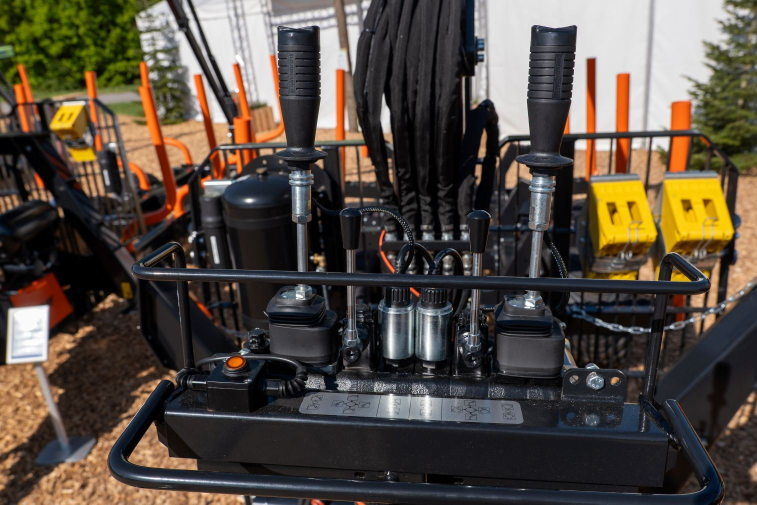
#> input picture generator/assets/acc/01_valves.jpg, 1514 x 1009 px (shown at 1/2 size)
$ python -i raster.py   (imports and definitions only)
#> lines starting #> are read from the running program, lines starting #| are printed output that depends on the picture
# Raster helpers of the KP_2_v3 engine: photo grading, page backgrounds, manufacturer drawings,
# cut-outs. Ported from the user's d5.py / kp_v3_set.py / decal.py; pixel loops are vectorised with
# numpy but give the same pixels.
import io, math, os
import numpy as np
from PIL import Image, ImageDraw, ImageFont, ImageFilter, ImageOps, ImageEnhance, ImageChops

HERE = os.path.dirname(os.path.abspath(__file__))
ASSETS = os.path.normpath(os.path.join(HERE, '..', 'assets'))
W, H = 8.27, 11.69          # A4 portrait, inches
DPI = 200
def _font_bold():
    for f in (os.environ.get('KPGEN_FONT_BOLD'), '/usr/share/fonts/truetype/liberation/LiberationSans-Bold.ttf',
              os.path.join(ASSETS, 'fonts', 'LiberationSans-Bold.ttf'), r'C:\Windows\Fonts\arialbd.ttf'):
        if f and os.path.isfile(f): return f
    return 'arialbd.ttf'


FONT_B = _font_bold()

INK = '0B0D10'
WHITE = 'F4F4F2'
OR = 'F2530A'
CARD = (23, 27, 33)         # #171B21, the template's tile fill

# Colour treatment of the generated rasters per KP style: 'dark' (KP_2_v3) or the light designs.
THEMES = {
    'dark': dict(name='dark', ink=INK, bg_top=None, grid=(255, 255, 255), grid_a=(9, 40), scan=True,
                 hero=dict(sat=0.7, bright=0.85, warm=0.05), side=dict(sat=0.75, bright=0.9), glow=1.0,
                 steel='light', line=(196, 202, 210), outline=WHITE, card=CARD, cut_glow=1.0, tone=0.15),
    'light': dict(name='light', ink='E6E9EC', bg_top=(245, 246, 248), grid=(30, 35, 40), grid_a=(8, 38), scan=False,
                  hero=dict(sat=0.95, bright=1.0, warm=0.0, contrast=1.05), side=dict(sat=0.95, bright=1.0, warm=0.0, contrast=1.05),
                  glow=0.0, steel='dark', line=(70, 76, 84), outline='1E2228', card=(255, 255, 255), cut_glow=0.0, tone=0.03),
}
THEME = THEMES['dark']


def set_theme(name):
    global THEME
    THEME = THEMES[name]


def asset(path):
    return os.path.join(ASSETS, path)


# [5 lines left out: function asset_ok, not called in this run]


def px(v): return int(round(v * DPI))
def hexrgb(h): return tuple(int(h[i:i + 2], 16) for i in (0, 2, 4))


def png(im):
    b = io.BytesIO(); im.save(b, 'PNG', optimize=True); return b.getvalue()


def jpg(im):
    b = io.BytesIO(); im.convert('RGB').save(b, 'JPEG', quality=86); return b.getvalue()


# ---------------------------------------------------------------- photo grading (d5.py)
def cover(path, w, h, fx=0.5, fy=0.5):
    """Crop the photo to fill a w x h inch box (focus point fx, fy) at DPI."""
    im = Image.open(asset(path)).convert('RGB')
    tw, th = px(w), px(h)
    r = max(tw / im.width, th / im.height)
    cw, ch = round(tw / r), round(th / r)
    x = int((im.width - cw) * fx); y = int((im.height - ch) * fy)
    return im.crop((x, y, x + cw, y + ch)).resize((tw, th), Image.LANCZOS)


def grade(im, sat=0.55, bright=0.78, contrast=1.18, warm=0.10):
    im = ImageEnhance.Color(im).enhance(sat)
    im = ImageEnhance.Contrast(im).enhance(contrast)
    im = ImageEnhance.Brightness(im).enhance(bright)
    g = ImageOps.grayscale(im)   # split-tone: shadows toward ink-blue, highlights toward orange
    tone = ImageOps.colorize(g, black=(8, 12, 18), white=(255, 196, 150), mid=(120, 100, 90))
    return Image.blend(im, tone, warm + THEME['tone'])


def scan(im, step=4, a=18):
    ov = Image.new('RGBA', im.size, (0, 0, 0, 0)); d = ImageDraw.Draw(ov)
    for y in range(0, im.height, step): d.line([(0, y), (im.width, y)], fill=(0, 0, 0, a))
    return Image.alpha_composite(im.convert('RGBA'), ov)


def fade(im, edges):
    """edges: dict side -> fraction; fades to transparent toward that side."""
    im = im.convert('RGBA'); w, h = im.size
    m = Image.new('L', im.size, 255); d = ImageDraw.Draw(m)
    for side, f in edges.items():
        n = int((w if side in 'lr' else h) * f)
        for i in range(n):
            a = int(255 * (i / n) ** 1.6)
            if side == 'b': d.line([(0, h - 1 - i), (w, h - 1 - i)], fill=a)
            if side == 't': d.line([(0, i), (w, i)], fill=a)
            if side == 'l': d.line([(i, 0), (i, h)], fill=a)
            if side == 'r': d.line([(w - 1 - i, 0), (w - 1 - i, h)], fill=a)
    im.putalpha(ImageChops.multiply(im.getchannel('A'), m)); return im


# [5 lines left out: function glow, not called in this run]


def bg_page(layers=(), grid=True, gy0=0.0):
    """Full-page background: ink, HUD grid from gy0 down, then the layers. Returns JPEG bytes."""
    T = THEME
    im = Image.new('RGBA', (px(W), px(H)), hexrgb(T['ink']) + (255,))
    if T['bg_top']:   # light designs: soft vertical gradient instead of the flat ink
        d = ImageDraw.Draw(im); top, bot = T['bg_top'], hexrgb(T['ink'])
        for y in range(im.height):
            t = y / im.height; d.line([(0, y), (im.width, y)], fill=tuple(int(top[i] + (bot[i] - top[i]) * t) for i in range(3)) + (255,))
    if grid:
        g = Image.new('RGBA', im.size, (0, 0, 0, 0)); d = ImageDraw.Draw(g)
        s = px(0.25); gc = T['grid']; a1, a2 = T['grid_a']
        for x in range(0, im.width, s): d.line([(x, px(gy0)), (x, im.height)], fill=gc + (a1,))
        for y in range(px(gy0), im.height, s): d.line([(0, y), (im.width, y)], fill=gc + (a1,))
        for x in range(0, im.width, s * 4):
            for y in range(px(gy0), im.height, s * 4):
                d.line([(x - 6, y), (x + 6, y)], fill=gc + (a2,)); d.line([(x, y - 6), (x, y + 6)], fill=gc + (a2,))
        im = Image.alpha_composite(im, g)
    for lay, (x, y) in layers:
        lay = lay.convert('RGBA')
        tmp = Image.new('RGBA', im.size, (0, 0, 0, 0)); tmp.paste(lay, (px(x), px(y))); im = Image.alpha_composite(im, tmp)
    return jpg(im)


# [7 lines left out: function outline_text, not called in this run]


# ---------------------------------------------------------------- page backgrounds (kp_v3_set.py)
def _scan(im): return scan(im) if THEME['scan'] else im.convert('RGBA')


def _glow(*a, a_=120):
    return glow(*a, a=int(a_ * THEME['glow']))


# [17 lines left out: functions cover_bg, side_bg, end_bg, not called in this run]


def underlay(path, opacity=0.18, fx=0.5, fy=0.5):
    """Admin underlay photo on the style's generic page background (no template background at hand)."""
    return underlay_on(None, path, opacity, fx, fy)


def styled_photo(path, w, h, fx=0.5, fy=0.5):
    """A photo treated like the style's own page photos: graded (split tone), scan lines on dark pages, soft edges."""
    ph = grade(cover(path, w, h, fx=fx, fy=fy), **THEME['side'])
    ph = _scan(ph)
    return fade(ph, {'t': 0.10, 'b': 0.22, 'l': 0.06, 'r': 0.06})


def underlay_on(base, path, opacity=0.18, fx=0.5, fy=0.5):
    """Admin underlay photo for any page: the photo treated by the style, blended at opacity into the page's own
    background picture (base: image bytes of the template background; None = the style's generic page)."""
    ph = styled_photo(path, W, H, fx, fy)
#> in cover, im is the input picture: PIL image 1514x1009 RGB; mean R, G, B 84.2, 74.9, 65.2
#> in grade, `g = ImageOps.grayscale(im)`:
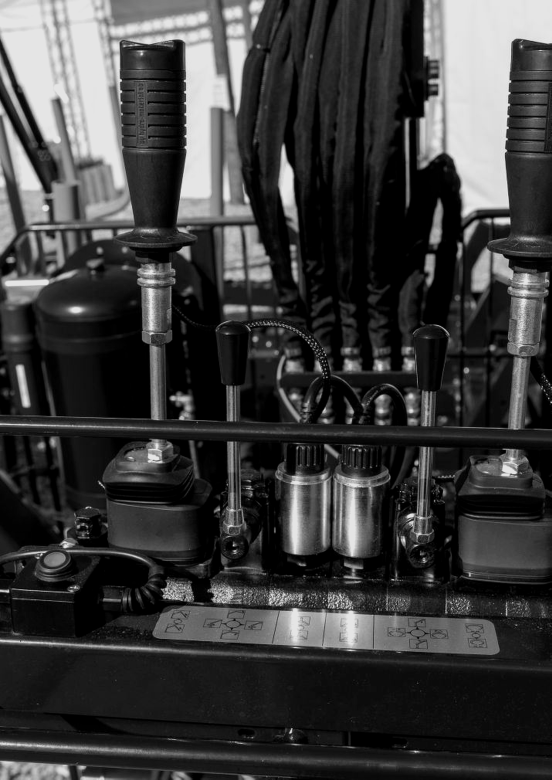
#> g: PIL image 1654x2338 L (shown at 1/3 size); min 0, max 229, mean 60.1
#> in grade, `tone = ImageOps.colorize(g, black=(8, 12, 18), white=(255, 196, 150), ..`:
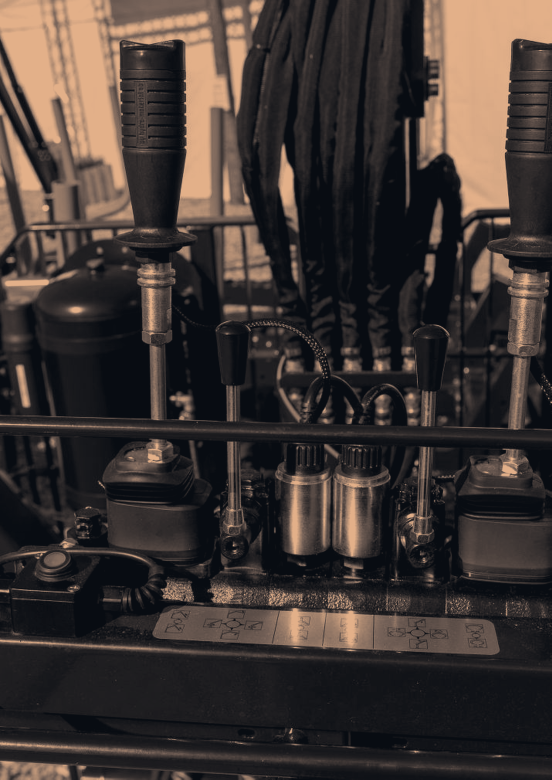
#> tone: PIL image 1654x2338 RGB (shown at 1/3 size); mean R, G, B 62.5, 53.9, 50.6
#> in grade, `return Image.blend(im, tone, warm + THEME['tone'])`:
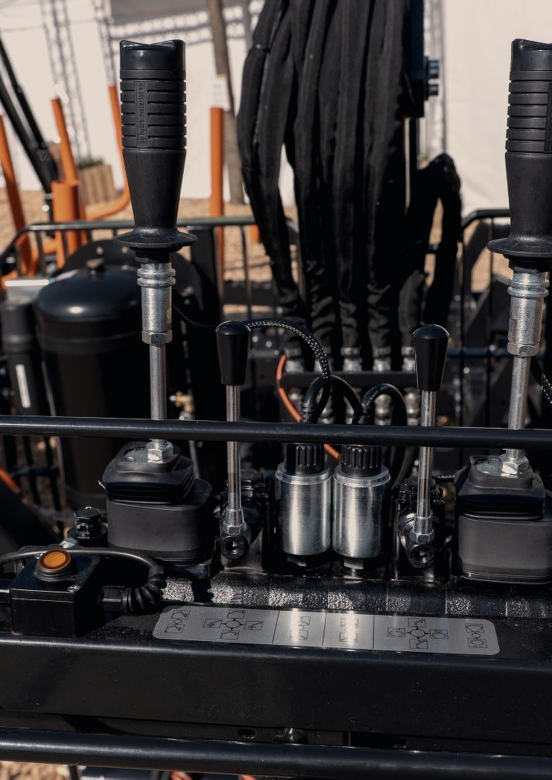
#> returned value: PIL image 1654x2338 RGB (shown at 1/3 size); mean R, G, B 61.9, 57.5, 57.3
#> in scan, `ov = Image.new('RGBA', im.size, (0, 0, 0, 0))`: ov: PIL image 1654x2338 RGBA; every value is 0
#> in fade, `m = Image.new('L', im.size, 255)`: m: PIL image 1654x2338 L; every value is 255
#> the loop in fade, `for side, f in edges.items():` made 4 passes
#> (side, f, n) on passes 1 to 4: ('t', 0.1, 233), ('b', 0.22, 514), ('l', 0.06, 99), ('r', 0.06, 99)
#> in fade, `im.putalpha(ImageChops.multiply(im.getchannel('A'), m))`:
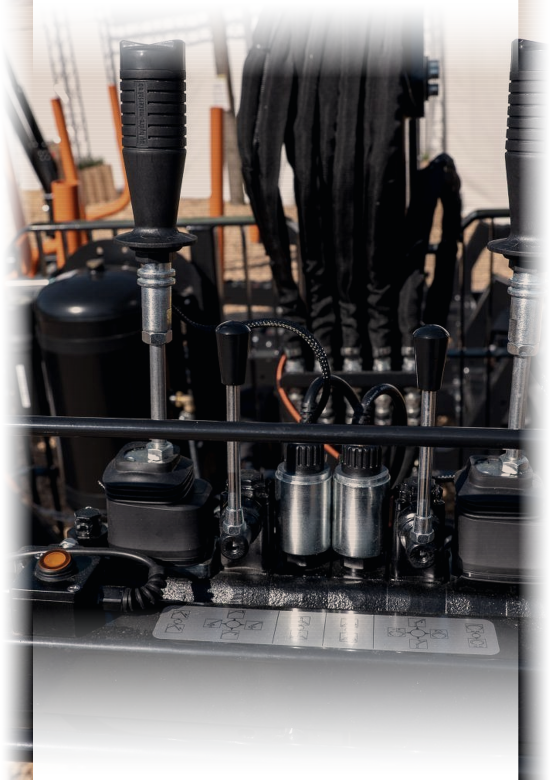
#> im: PIL image 1654x2338 RGBA (shown at 1/3 size); mean R, G, B, A 60.8, 56.5, 56.3, 191.6; transparent parts drawn white
    a = max(0.0, min(1.0, opacity))
    ph.putalpha(ph.getchannel('A').point(lambda v: int(v * a)))
    if base is None: return bg_page([(ph, (0, 0))])
    im = Image.open(io.BytesIO(base)).convert('RGBA')
    im = Image.alpha_composite(im, ph.resize(im.size, Image.LANCZOS))
    return jpg(im)


def graded_photo(path, w, h, fx=0.5, fy=0.5):
    return jpg(grade(cover(path, w, h, fx=fx, fy=fy), sat=0.8, bright=0.92, warm=0.0))


# ---------------------------------------------------------------- manufacturer drawings
# [83 lines left out: functions split, steel, chart_rgba, chart_crop, drawing, side_glow and 2 more, not called in this run]


def alpha_crop(im):
    im = im.convert('RGBA'); return im.crop(im.getchannel('A').getbbox())


# [6 lines left out: function on_card, not called in this run]


KEY_T = 28  # floodfill tolerance (sum over RGB) for the white studio paper


# [41 lines left out: functions card_photo, redecal, not called in this run]

>>> result = underlay('../assets/acc/01_valves.jpg')
#> in underlay_on, `ph.putalpha(ph.getchannel('A').point(lambda v: int(v * a)))`:
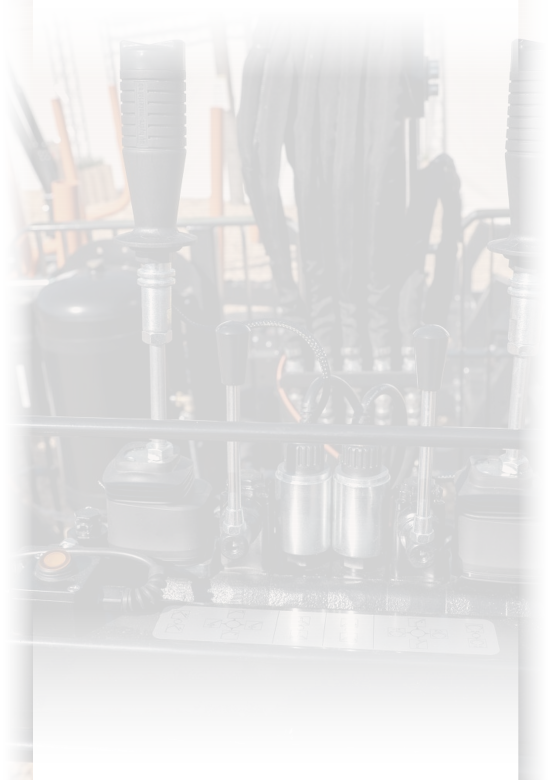
#> ph: PIL image 1654x2338 RGBA (shown at 1/3 size); mean R, G, B, A 60.8, 56.5, 56.3, 33.8; transparent parts drawn white
#> in bg_page, `im = Image.new('RGBA', (px(W), px(H)), hexrgb(T['ink']) + (255,))`:
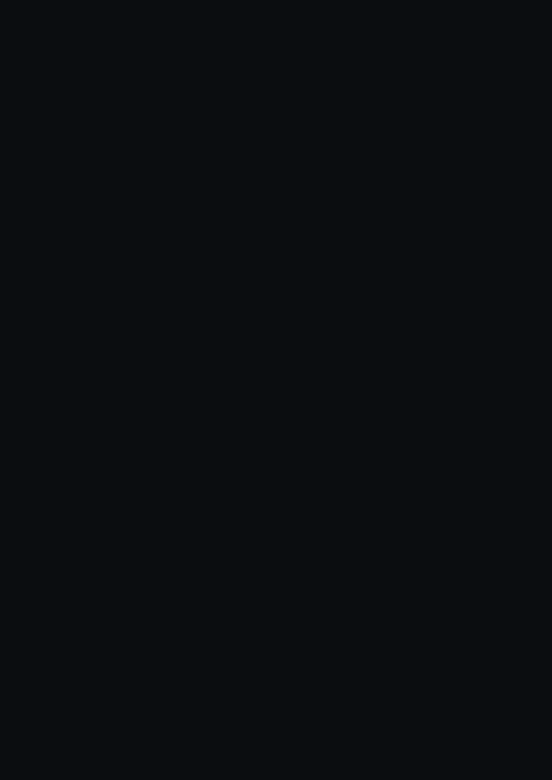
#> im: PIL image 1654x2338 RGBA (shown at 1/3 size); mean R, G, B, A 11, 13, 16, 255
#> the loop in bg_page, `for lay, (x, y) in layers:` made 1 pass
#> pass 1, in bg_page, `im = Image.alpha_composite(im, tmp)`:
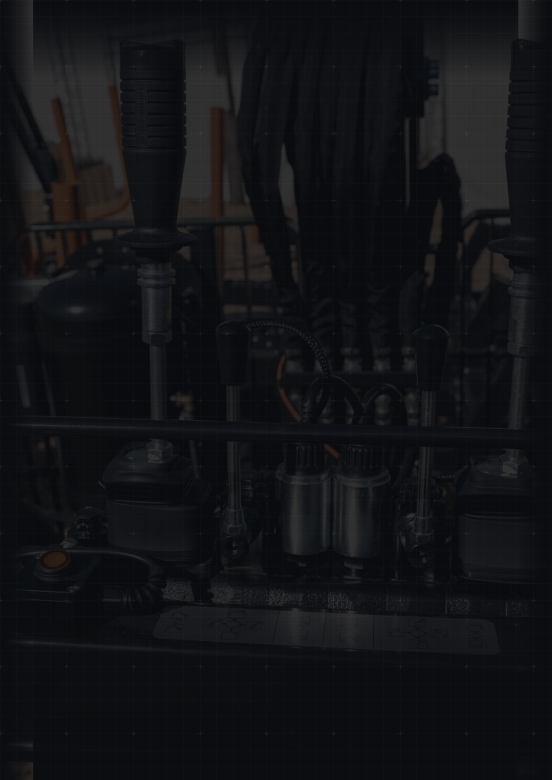
#> im: PIL image 1654x2338 RGBA (shown at 1/3 size); mean R, G, B, A 17.8, 19, 21.5, 255
